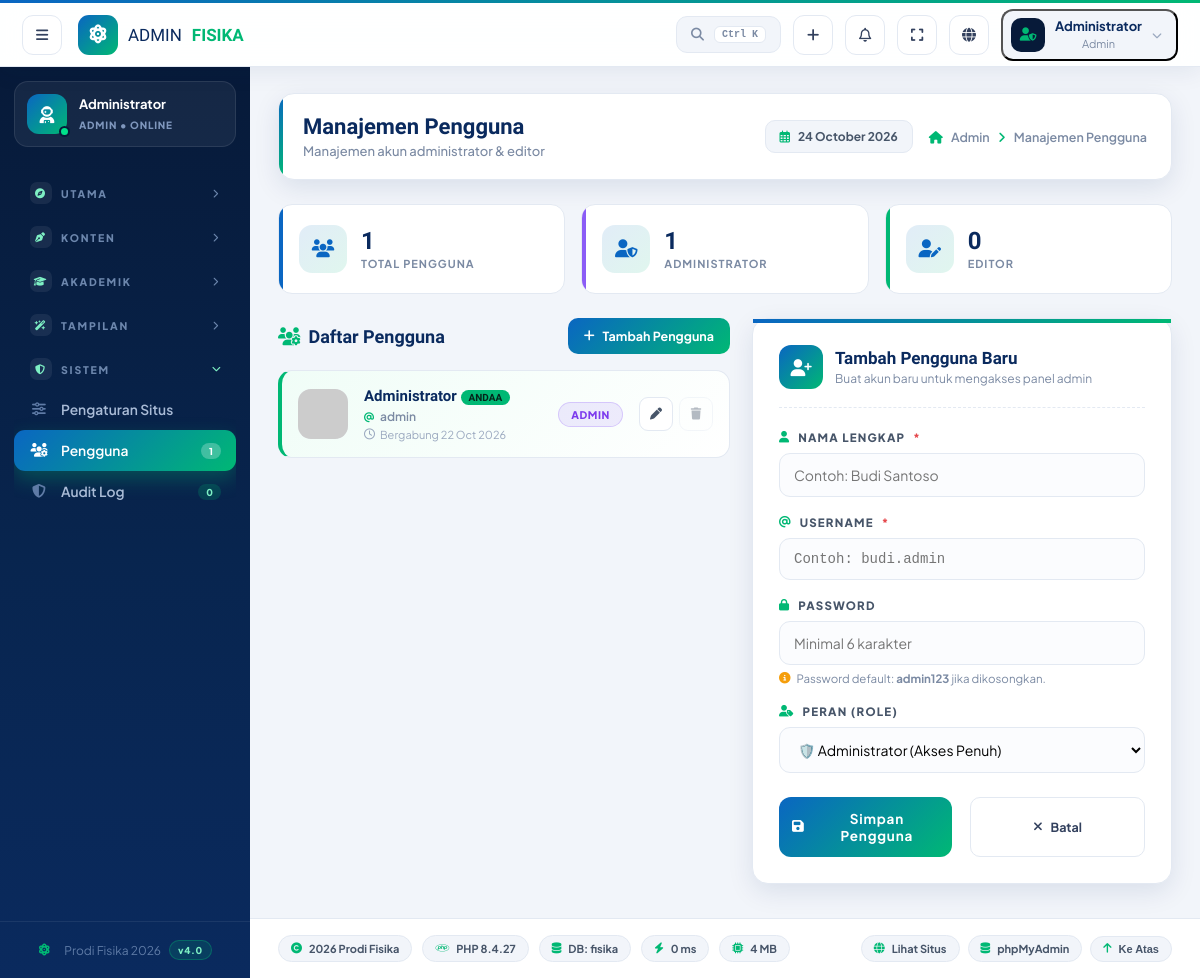
The page /admin/users.php (signed in) on the database its author committed.
### tables this page shows
CREATE TABLE `users` (
  `id` int(11) NOT NULL,
  `nama` varchar(100) NOT NULL,
  `username` varchar(50) NOT NULL,
  `password` varchar(255) NOT NULL,
  `role` enum('admin','editor') NOT NULL DEFAULT 'admin',
  `dibuat` timestamp NULL DEFAULT CURRENT_TIMESTAMP
);

### config/config.php (called while the page is built, shortened)
<?php
function q(mysqli $conn, string $sql): array {
    try {
        $r = $conn->query($sql);
        return $r ? $r->fetch_all(MYSQLI_ASSOC) : [];
    } catch (Throwable $e) {
        if (ENVIRONMENT === 'development') {
            error_log('Query error: ' . $e->getMessage() . ' | SQL: ' . $sql);
        }
        return [];
    }
}
function e($v): string { return htmlspecialchars((string)$v, ENT_QUOTES, 'UTF-8'); }
function url(string $path = ''): string { return SITE_URL . '/' . ltrim($path, '/'); }

### admin/users.php (the view, shortened to what this page needs)
<?php
require_once __DIR__ . '/../config/config.php';
$users = q($conn, "SELECT * FROM users ORDER BY id ASC");
$stTotal = count($users);
$stAdmin = count(array_filter($users, fn($u) => $u['role'] === 'admin'));
$stEditor = $stTotal - $stAdmin;
$edit = null;
require_once __DIR__ . '/includes/header.php';
?>
<div class="u-hero">
  <div class="u-hcard c1"><span class="ic"><i class="fa-solid fa-users"></i></span><div><b><?= $stTotal ?></b><small>Total Pengguna</small></div></div>
  <div class="u-hcard c2"><span class="ic"><i class="fa-solid fa-user-shield"></i></span><div><b><?= $stAdmin ?></b><small>Administrator</small></div></div>
  <div class="u-hcard c3"><span class="ic"><i class="fa-solid fa-user-pen"></i></span><div><b><?= $stEditor ?></b><small>Editor</small></div></div>
</div>
<div class="u-layout">
  <div>
    <div style="display:flex;align-items:center;justify-content:space-between;margin-bottom:16px">
      <h3 style="margin:0;font-family:var(--display);color:var(--blue-dark);font-size:18px"><i class="fa-solid fa-users-gear" style="color:var(--green);margin-right:8px"></i>Daftar Pengguna</h3>
      <?php if (!$edit): ?><a href="?edit=0" class="btn-small"><i class="fa-solid fa-plus"></i> Tambah Pengguna</a><?php endif; ?>
    </div>
    <?php if (!$users): ?>
    <div class="u-empty">
      <div class="eic"><i class="fa-solid fa-user-plus"></i></div>
      <h3>Belum ada pengguna</h3>
      <p>Buat akun administrator atau editor pertama Anda untuk mengelola situs.</p>
      <a href="?edit=0" class="btn-primary"><i class="fa-solid fa-plus"></i> Buat Pengguna Pertama</a>
    </div>
    <?php else: ?>
    <div class="u-list">
      <?php foreach ($users as $u):
        $isMe = ((int)$u['id'] === (int)$_SESSION['admin_id']);
        $avatarUrl = "https://ui-avatars.com/api/?name=" . urlencode($u['nama']) . "&background=0a66c2&color=fff&bold=true&size=100";
      ?>
      <div class="u-card <?= $isMe ? 'me' : '' ?>">
        <div class="u-avatar">
          <img src="<?= $avatarUrl ?>" alt="<?= e($u['nama']) ?>">
        </div>
        <div class="u-info">
          <h4><?= e($u['nama']) ?> <?= $isMe ? '<span style="font-size:10px;background:var(--green);color:#04231a;padding:2px 8px;border-radius:99px;font-weight:800">ANDAA</span>' : '' ?></h4>
          <div class="uname"><i class="fa-solid fa-at"></i> <?= e($u['username']) ?></div>
          <div class="date"><i class="fa-regular fa-clock"></i> Bergabung <?= date('d M Y', strtotime($u['dibuat'])) ?></div>
        </div>
        <span class="u-role <?= $u['role'] ?>"><?= e($u['role']) ?></span>
        <div class="u-acts">
          <a href="?edit=<?= (int)$u['id'] ?>" title="Edit"><i class="fa-solid fa-pen"></i></a>
          <form method="post" class="inline">
            <button type="button" class="dng" <?= $isMe ? 'disabled title="Tidak dapat menghapus diri sendiri"' : 'onclick="uDel(' . (int)$u['id'] . ',\'' . e(addslashes($u['nama'])) . '\')"' ?> title="<?= $isMe ? 'Akun Anda' : 'Hapus' ?>"><i class="fa-solid fa-trash"></i></button>
          </form>
        </div>
      </div>
      <?php endforeach; ?>
    </div>
    <?php endif; ?>
  </div>
  <form method="post" class="u-form">
    <div class="u-h">
      <span class="ic"><i class="fa-solid fa-<?= ($edit['id'] ?? 0) ? 'user-pen' : 'user-plus' ?>"></i></span>
      <div>
        <b><?= ($edit['id'] ?? 0) ? 'Edit Pengguna' : 'Tambah Pengguna Baru' ?></b>
        <small><?= ($edit['id'] ?? 0) ? 'Memperbarui data akun #' . $edit['id'] : 'Buat akun baru untuk mengakses panel admin' ?></small>
      </div>
    </div>
    <div class="u-fld">
      <label><i class="fa-solid fa-user"></i> Nama Lengkap <span class="req">*</span></label>
      <input name="nama" id="uNama" value="<?= e($edit['nama'] ?? '') ?>" placeholder="Contoh: Budi Santoso" required>
    </div>
    <div class="u-fld">
      <label><i class="fa-solid fa-at"></i> Username <span class="req">*</span></label>
      <input name="username" value="<?= e($edit['username'] ?? '') ?>" placeholder="Contoh: budi.admin" required style="font-family:monospace">
    </div>
    <div class="u-fld">
      <label><i class="fa-solid fa-lock"></i> Password</label>
      <input type="password" name="password" id="uPass" placeholder="<?= ($edit['id'] ?? 0) ? 'Kosongkan jika tidak ingin mengubah' : 'Minimal 6 karakter' ?>" <?= ($edit['id'] ?? 0) ? '' : 'required' ?>>
      <div class="hint">
        <i class="fa-solid fa-circle-info"></i>
        <span><?= ($edit['id'] ?? 0) ? 'Biarkan kosong untuk mempertahankan password lama.' : 'Password default: <b>admin123</b> jika dikosongkan.' ?></span>
      </div>
    </div>
    <div class="u-fld">
      <label><i class="fa-solid fa-user-tag"></i> Peran (Role)</label>
      <select name="role">
        <option value="admin" <?= ($edit['role'] ?? '') === 'admin' ? 'selected' : '' ?>>🛡️ Administrator (Akses Penuh)</option>
      </select>
    </div>
    <div class="u-actions">
      <button type="submit" name="simpan" value="1" class="btn-primary"><i class="fa-solid fa-floppy-disk"></i> <?= ($edit['id'] ?? 0) ? 'Perbarui Data' : 'Simpan Pengguna' ?></button>
      <a class="btn-ghost-d" href="<?= url('admin/users.php') ?>"><i class="fa-solid fa-xmark"></i> Batal</a>
    </div>
  </form>
</div>
<?php require_once __DIR__ . '/includes/footer.php'; ?>

### assets/admin/css/admin.css (style rules this page uses)
:root { --blue:#0a66c2; --blue-dark:#0a2a5e; --blue-deep:#071a39; --green:#00b874; --black:#0b0f14; --gray:#f2f5fa; --line:#e3e9f2; --grad:linear-gradient(135deg,#0a66c2 0%,#00b874 100%); --body:'Plus Jakarta Sans',system-ui,sans-serif; --display:'Sora',sans-serif; --shadow:0 8px 26px rgba(10,42,94,.10); }
* { margin:0;padding:0;box-sizing:border-box }
body { font-family:var(--body);background:var(--gray);color:#1c2b45 }
a { text-decoration:none;color:inherit }
img { max-width:100% }
.btn-primary { display:inline-flex;align-items:center;gap:10px;background:var(--grad);border:0;color:#fff;font-weight:700;font-size:13.5px;letter-spacing:.8px;padding:14px 26px;border-radius:12px;cursor:pointer;transition:.3s;font-family:var(--body) }
.btn-small { display:inline-flex;align-items:center;gap:8px;background:var(--grad);color:#fff;font-weight:700;font-size:12.5px;padding:10px 16px;border-radius:10px;border:0;cursor:pointer;transition:.25s }
.btn-ghost-d { display:inline-flex;align-items:center;gap:8px;border:1.6px solid var(--line);color:#33415e;font-weight:700;font-size:12.5px;padding:10px 16px;border-radius:10px;margin-left:8px }
.inline { display:inline }

### rows shown on the page
users: role "1", role "0", nama "Administrator", shows "ANDAA", username "admin", dibuat "22 Oct 2026", role "ADMIN"

### other values the page prints
$_SESSION['admin_name'] "Administrator"
$_SESSION['admin_role'] "Admin"
$_SESSION['admin_role'] "ADMIN"
$g[0] "UTAMA"
$g[0] "KONTEN"
$g[0] "AKADEMIK"
$g[0] "TAMPILAN"
$g[0] "SISTEM"
$n[2] "Pengaturan Situs"
$n[2] "Pengguna"
$n[3] "1"
$n[2] "Audit Log"
$n[3] "0"
$TITLE "Manajemen Pengguna"
$SUB[$ACTIVE] "Manajemen akun administrator & editor"
